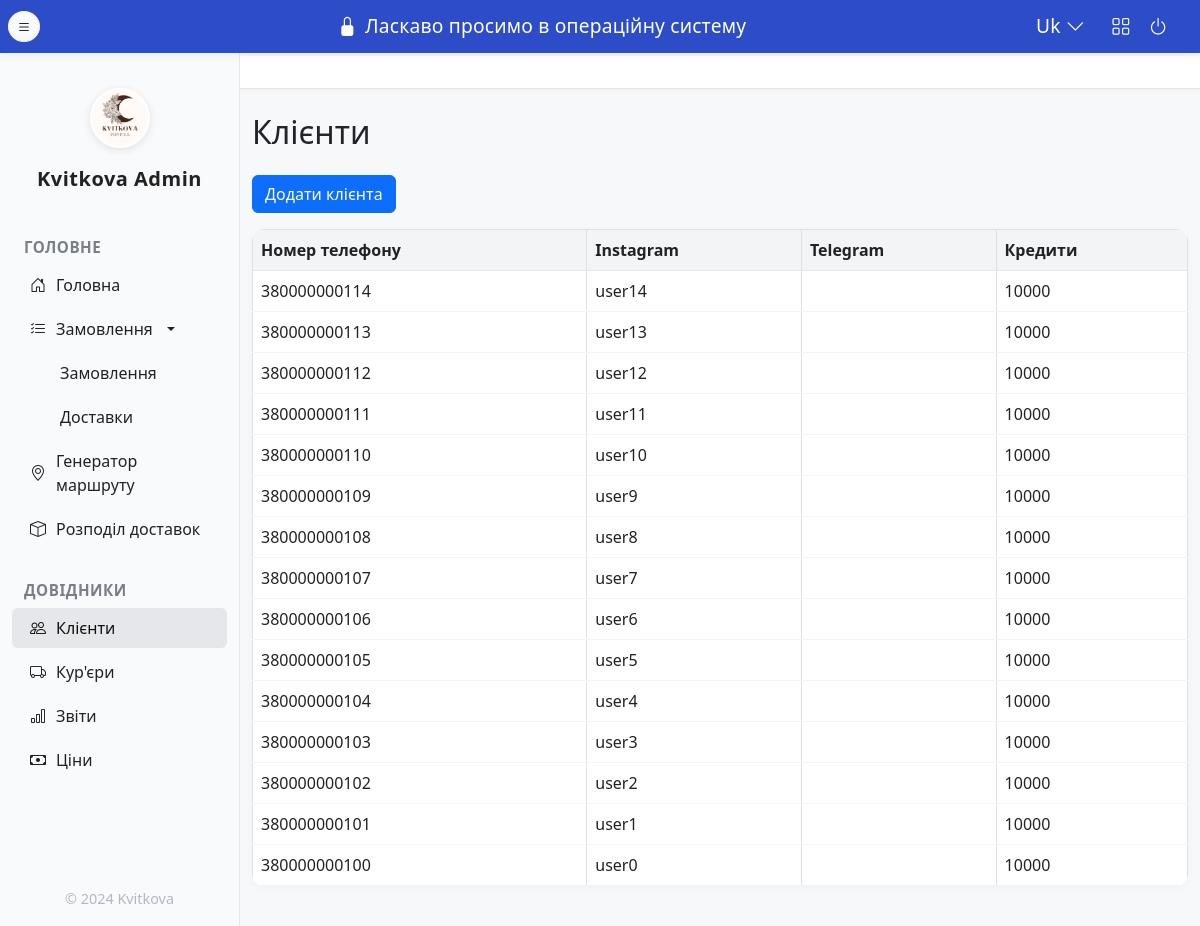
The app's page /clients, older data.
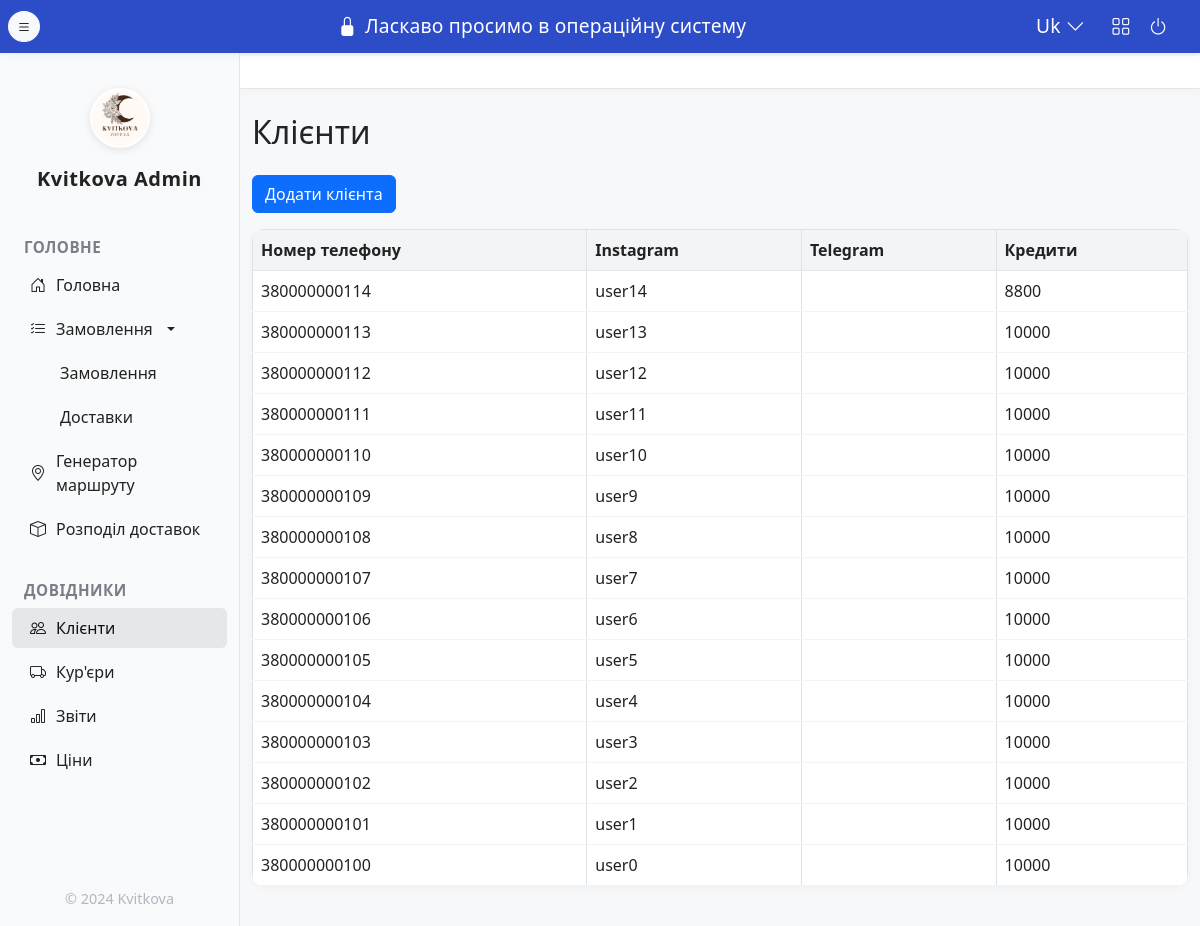
The same page, newer data.
### app/models/client.py (models this page shows)
class Client(db.Model):
    id = db.Column(db.Integer, primary_key=True)
    instagram = db.Column(db.String(128), nullable=False)
    phone = db.Column(db.String(32), nullable=False, unique=True)
    city = db.Column(db.String(64), nullable=False)
    telegram = db.Column(db.String(128))
    credits = db.Column(db.Integer, default=0)
    orders = db.relationship('Order', backref='client', lazy=True)

### app/blueprints/clients/routes.py (the view)
@clients_bp.route('/clients', methods=['GET'])
def clients_list():
    clients = get_all_clients()
    return render_template('clients_list.html', clients=clients)

### app/services/client_service.py (called while the page is built)
def get_all_clients():
    return Client.query.order_by(Client.id.desc()).all()

### app/templates/clients_list.html (shortened to what this page needs)
{% extends 'layout.html' %}
{% block content %}
<h2 class="mb-4">Клієнти</h2>
<div class="mb-3">
    <button class="btn btn-primary" data-bs-toggle="modal" data-bs-target="#addClientModal">Додати клієнта</button>
</div>
<table class="table table-bordered table-hover align-middle">
    <thead>
        <tr>
            <th>Номер телефону</th>
            <th>Instagram</th>
            <th>Telegram</th>
            <th>Кредити</th>
        </tr>
    </thead>
    <tbody>
    {% for client in clients %}
        <tr>
            <td>{{ client.phone }}</td>
            <td>{{ client.instagram }}</td>
            <td>{{ client.telegram or '' }}</td>
            <td>{{ client.credits }}</td>
        </tr>
    {% endfor %}
    </tbody>
</table>
{% endblock %}

Row changes from the older to the newer data that the page shows:
changed Client "user14": credits "10000" → "8800"
